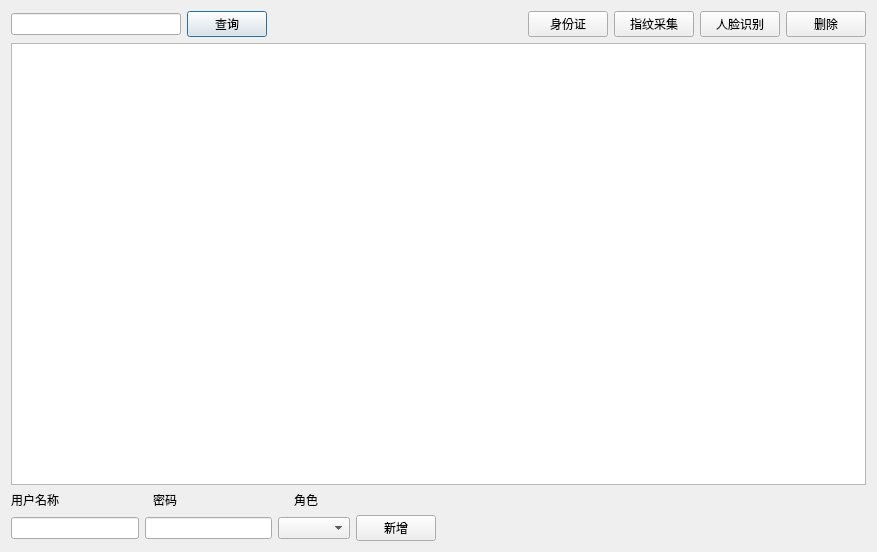
<?xml version="1.0" encoding="UTF-8"?>
<ui version="4.0">
 <class>usermanagement</class>
 <widget class="QDialog" name="usermanagement">
  <property name="geometry">
   <rect>
    <x>0</x>
    <y>0</y>
    <width>877</width>
    <height>552</height>
   </rect>
  </property>
  <property name="windowTitle">
   <string>Dialog</string>
  </property>
  <layout class="QGridLayout" name="gridLayout">
   <item row="0" column="0" colspan="2">
    <layout class="QHBoxLayout" name="horizontalLayout_3">
     <item>
      <layout class="QHBoxLayout" name="horizontalLayout">
       <item>
        <widget class="QLineEdit" name="lineEdit"/>
       </item>
       <item>
        <widget class="QPushButton" name="pushButton">
         <property name="text">
          <string>查询</string>
         </property>
        </widget>
       </item>
      </layout>
     </item>
     <item>
      <spacer name="horizontalSpacer">
       <property name="orientation">
        <enum>Qt::Horizontal</enum>
       </property>
       <property name="sizeHint" stdset="0">
        <size>
         <width>40</width>
         <height>20</height>
        </size>
       </property>
      </spacer>
     </item>
     <item>
      <layout class="QHBoxLayout" name="horizontalLayout_2">
       <item>
        <widget class="QPushButton" name="pushButton_2">
         <property name="text">
          <string>身份证</string>
         </property>
        </widget>
       </item>
       <item>
        <widget class="QPushButton" name="pushButton_3">
         <property name="text">
          <string>指纹采集</string>
         </property>
        </widget>
       </item>
       <item>
        <widget class="QPushButton" name="pushButton_4">
         <property name="text">
          <string>人脸识别</string>
         </property>
        </widget>
       </item>
       <item>
        <widget class="QPushButton" name="pushButton_5">
         <property name="text">
          <string>删除</string>
         </property>
        </widget>
       </item>
      </layout>
     </item>
    </layout>
   </item>
   <item row="1" column="0" colspan="2">
    <widget class="QTableView" name="tableView"/>
   </item>
   <item row="2" column="0">
    <layout class="QVBoxLayout" name="verticalLayout">
     <item>
      <layout class="QHBoxLayout" name="horizontalLayout_4">
       <property name="spacing">
        <number>0</number>
       </property>
       <item>
        <widget class="QLabel" name="label">
         <property name="text">
          <string>用户名称</string>
         </property>
        </widget>
       </item>
       <item>
        <widget class="QLabel" name="label_2">
         <property name="text">
          <string>密码</string>
         </property>
        </widget>
       </item>
       <item>
        <widget class="QLabel" name="label_3">
         <property name="text">
          <string>角色</string>
         </property>
        </widget>
       </item>
      </layout>
     </item>
     <item>
      <layout class="QHBoxLayout" name="horizontalLayout_5">
       <item>
        <widget class="QLineEdit" name="lineEdit_2"/>
       </item>
       <item>
        <widget class="QLineEdit" name="lineEdit_3"/>
       </item>
       <item>
        <widget class="QComboBox" name="comboBox"/>
       </item>
       <item>
        <widget class="QPushButton" name="pushButton_6">
         <property name="text">
          <string>新增</string>
         </property>
        </widget>
       </item>
      </layout>
     </item>
    </layout>
   </item>
   <item row="2" column="1">
    <spacer name="horizontalSpacer_3">
     <property name="orientation">
      <enum>Qt::Horizontal</enum>
     </property>
     <property name="sizeHint" stdset="0">
      <size>
       <width>418</width>
       <height>20</height>
      </size>
     </property>
    </spacer>
   </item>
  </layout>
 </widget>
 <resources/>
 <connections/>
</ui>
